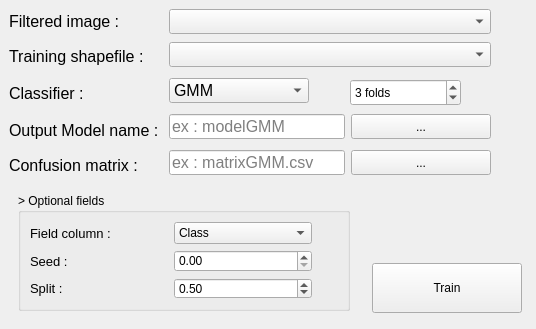
   <widget class="QWidget" name="tab_2">
    <attribute name="title">
     <string>Training (Step 2)</string>
    </attribute>
    <widget class="QLabel" name="label_8">
     <property name="geometry">
      <rect>
       <x>497</x>
       <y>40</y>
       <width>30</width>
       <height>30</height>
      </rect>
     </property>
     <property name="minimumSize">
      <size>
       <width>0</width>
       <height>30</height>
      </size>
     </property>
     <property name="maximumSize">
      <size>
       <width>30</width>
       <height>30</height>
      </size>
     </property>
     <property name="toolTip">
      <string>&lt;html&gt;&lt;head/&gt;&lt;body&gt;&lt;p&gt;You need a SHP file with a column named 'Class'.&lt;/p&gt;&lt;p&gt;In this column you have to make some polygons.&lt;/p&gt;&lt;p&gt;For example 1 is for Forest, 2 for Water.&lt;/p&gt;&lt;p&gt;Leave 0 for the script.&lt;/p&gt;&lt;/body&gt;&lt;/html&gt;</string>
     </property>
     <property name="text">
      <string/>
     </property>
     <property name="pixmap">
      <pixmap resource="resources.qrc">:/plugins/HistoricalMap/img/help/information.png</pixmap>
     </property>
     <property name="scaledContents">
      <bool>true</bool>
     </property>
    </widget>
    <widget class="QLabel" name="tiffImageLabel_10">
     <property name="geometry">
      <rect>
       <x>9</x>
       <y>85</y>
       <width>76</width>
       <height>17</height>
      </rect>
     </property>
     <property name="font">
      <font>
       <family>Arial</family>
       <pointsize>12</pointsize>
      </font>
     </property>
     <property name="text">
      <string>Classifier :</string>
     </property>
    </widget>
    <widget class="QLabel" name="tiffImageLabel_9">
     <property name="geometry">
      <rect>
       <x>9</x>
       <y>122</y>
       <width>154</width>
       <height>17</height>
      </rect>
     </property>
     <property name="font">
      <font>
       <family>Arial</family>
       <pointsize>12</pointsize>
      </font>
     </property>
     <property name="text">
      <string>Output Model name : </string>
     </property>
    </widget>
    <widget class="QComboBox" name="inClassifier">
     <property name="geometry">
      <rect>
       <x>169</x>
       <y>78</y>
       <width>140</width>
       <height>25</height>
      </rect>
     </property>
     <property name="minimumSize">
      <size>
       <width>0</width>
       <height>25</height>
      </size>
     </property>
     <property name="maximumSize">
      <size>
       <width>16777215</width>
       <height>25</height>
      </size>
     </property>
     <property name="font">
      <font>
       <family>Arial</family>
       <pointsize>12</pointsize>
      </font>
     </property>
     <item>
      <property name="text">
       <string>GMM</string>
      </property>
     </item>
     <item>
      <property name="text">
       <string>KNN</string>
      </property>
     </item>
     <item>
      <property name="text">
       <string>RF</string>
      </property>
     </item>
     <item>
      <property name="text">
       <string>SVM</string>
      </property>
     </item>
    </widget>
    <widget class="QLineEdit" name="outModel">
     <property name="geometry">
      <rect>
       <x>169</x>
       <y>114</y>
       <width>176</width>
       <height>25</height>
      </rect>
     </property>
     <property name="minimumSize">
      <size>
       <width>0</width>
       <height>25</height>
      </size>
     </property>
     <property name="maximumSize">
      <size>
       <width>16777215</width>
       <height>25</height>
      </size>
     </property>
     <property name="font">
      <font>
       <family>Arial</family>
       <pointsize>12</pointsize>
      </font>
     </property>
     <property name="text">
      <string/>
     </property>
     <property name="placeholderText">
      <string>ex : modelGMM</string>
     </property>
    </widget>
    <widget class="QPushButton" name="selectModel">
     <property name="geometry">
      <rect>
       <x>351</x>
       <y>114</y>
       <width>140</width>
       <height>25</height>
      </rect>
     </property>
     <property name="minimumSize">
      <size>
       <width>0</width>
       <height>25</height>
      </size>
     </property>
     <property name="maximumSize">
      <size>
       <width>16777215</width>
       <height>25</height>
      </size>
     </property>
     <property name="text">
      <string>...</string>
     </property>
    </widget>
    <widget class="QLabel" name="label_6">
     <property name="geometry">
      <rect>
       <x>497</x>
       <y>112</y>
       <width>30</width>
       <height>30</height>
      </rect>
     </property>
     <property name="minimumSize">
      <size>
       <width>0</width>
       <height>30</height>
      </size>
     </property>
     <property name="maximumSize">
      <size>
       <width>30</width>
       <height>30</height>
      </size>
     </property>
     <property name="toolTip">
      <string>&lt;html&gt;&lt;head/&gt;&lt;body&gt;&lt;p&gt;This will output the training model you will need for the step 3.&lt;/p&gt;&lt;p&gt;No extension.&lt;/p&gt;&lt;/body&gt;&lt;/html&gt;</string>
     </property>
     <property name="text">
      <string/>
     </property>
     <property name="pixmap">
      <pixmap resource="resources.qrc">:/plugins/HistoricalMap/img/help/information.png</pixmap>
     </property>
     <property name="scaledContents">
      <bool>true</bool>
     </property>
    </widget>
    <widget class="QLabel" name="tiffImageLabel_4">
     <property name="geometry">
      <rect>
       <x>9</x>
       <y>13</y>
       <width>112</width>
       <height>17</height>
      </rect>
     </property>
     <property name="font">
      <font>
       <family>Arial</family>
       <pointsize>12</pointsize>
      </font>
     </property>
     <property name="text">
      <string>Filtered image :</string>
     </property>
    </widget>
    <widget class="QgsMapLayerComboBox" name="inFiltered">
     <property name="geometry">
      <rect>
       <x>169</x>
       <y>9</y>
       <width>322</width>
       <height>25</height>
      </rect>
     </property>
     <property name="minimumSize">
      <size>
       <width>0</width>
       <height>25</height>
      </size>
     </property>
     <property name="maximumSize">
      <size>
       <width>16777215</width>
       <height>25</height>
      </size>
     </property>
     <property name="font">
      <font>
       <family>Arial</family>
       <pointsize>12</pointsize>
      </font>
     </property>
     <property name="filters">
      <set>QgsMapLayerProxyModel::PluginLayer|QgsMapLayerProxyModel::RasterLayer</set>
     </property>
    </widget>
    <widget class="QLabel" name="label_5">
     <property name="geometry">
      <rect>
       <x>315</x>
       <y>76</y>
       <width>30</width>
       <height>30</height>
      </rect>
     </property>
     <property name="minimumSize">
      <size>
       <width>0</width>
       <height>30</height>
      </size>
     </property>
     <property name="maximumSize">
      <size>
       <width>30</width>
       <height>30</height>
      </size>
     </property>
     <property name="toolTip">
      <string>GMM : Gaussian Mixture Model
KNN : K-Nearest Neighbors
RF : Random Forest
SVM : Support Vector Machine</string>
     </property>
     <property name="text">
      <string/>
     </property>
     <property name="pixmap">
      <pixmap resource="resources.qrc">:/plugins/HistoricalMap/img/help/information.png</pixmap>
     </property>
     <property name="scaledContents">
      <bool>true</bool>
     </property>
    </widget>
    <widget class="QLabel" name="tiffImageLabel_5">
     <property name="geometry">
      <rect>
       <x>9</x>
       <y>48</y>
       <width>136</width>
       <height>17</height>
      </rect>
     </property>
     <property name="font">
      <font>
       <family>Arial</family>
       <pointsize>12</pointsize>
      </font>
     </property>
     <property name="text">
      <string>Training shapefile :</string>
     </property>
    </widget>
    <widget class="QLabel" name="tiffImageLabel_17">
     <property name="geometry">
      <rect>
       <x>9</x>
       <y>157</y>
       <width>130</width>
       <height>17</height>
      </rect>
     </property>
     <property name="font">
      <font>
       <family>Arial</family>
       <pointsize>12</pointsize>
      </font>
     </property>
     <property name="text">
      <string>Confusion matrix :</string>
     </property>
    </widget>
    <widget class="QLineEdit" name="outMatrix">
     <property name="geometry">
      <rect>
       <x>169</x>
       <y>150</y>
       <width>176</width>
       <height>25</height>
      </rect>
     </property>
     <property name="minimumSize">
      <size>
       <width>0</width>
       <height>25</height>
      </size>
     </property>
     <property name="maximumSize">
      <size>
       <width>16777215</width>
       <height>25</height>
      </size>
     </property>
     <property name="font">
      <font>
       <family>Arial</family>
       <pointsize>12</pointsize>
      </font>
     </property>
     <property name="placeholderText">
      <string>ex : matrixGMM.csv</string>
     </property>
    </widget>
    <widget class="QLabel" name="label_7">
     <property name="geometry">
      <rect>
       <x>497</x>
       <y>148</y>
       <width>30</width>
       <height>30</height>
      </rect>
     </property>
     <property name="minimumSize">
      <size>
       <width>0</width>
       <height>30</height>
      </size>
     </property>
     <property name="maximumSize">
      <size>
       <width>30</width>
       <height>30</height>
      </size>
     </property>
     <property name="toolTip">
      <string>It will output a confusion matrix in a CSV format.</string>
     </property>
     <property name="text">
      <string/>
     </property>
     <property name="pixmap">
      <pixmap resource="resources.qrc">:/plugins/HistoricalMap/img/help/information.png</pixmap>
     </property>
     <property name="scaledContents">
      <bool>true</bool>
     </property>
    </widget>
    <widget class="QPushButton" name="selectMatrix">
     <property name="geometry">
      <rect>
       <x>351</x>
       <y>150</y>
       <width>140</width>
       <height>25</height>
      </rect>
     </property>
     <property name="minimumSize">
      <size>
       <width>0</width>
       <height>25</height>
      </size>
     </property>
     <property name="maximumSize">
      <size>
       <width>16777215</width>
       <height>25</height>
      </size>
     </property>
     <property name="text">
      <string>...</string>
     </property>
    </widget>
    <widget class="QgsMapLayerComboBox" name="inTraining">
     <property name="geometry">
      <rect>
       <x>169</x>
       <y>42</y>
       <width>322</width>
       <height>25</height>
      </rect>
     </property>
     <property name="minimumSize">
      <size>
       <width>0</width>
       <height>25</height>
      </size>
     </property>
     <property name="maximumSize">
      <size>
       <width>16777215</width>
       <height>25</height>
      </size>
     </property>
     <property name="font">
      <font>
       <family>Arial</family>
       <pointsize>12</pointsize>
      </font>
     </property>
     <property name="filters">
      <set>QgsMapLayerProxyModel::HasGeometry|QgsMapLayerProxyModel::LineLayer|QgsMapLayerProxyModel::NoGeometry|QgsMapLayerProxyModel::PluginLayer|QgsMapLayerProxyModel::PointLayer|QgsMapLayerProxyModel::PolygonLayer|QgsMapLayerProxyModel::VectorLayer</set>
     </property>
    </widget>
    <widget class="QWidget" name="widget_2" native="true">
     <property name="geometry">
      <rect>
       <x>9</x>
       <y>184</y>
       <width>341</width>
       <height>136</height>
      </rect>
     </property>
     <widget class="QGroupBox" name="groupBox">
      <property name="geometry">
       <rect>
        <x>9</x>
        <y>9</y>
        <width>332</width>
        <height>118</height>
       </rect>
      </property>
      <property name="title">
       <string>&gt; Optional fields</string>
      </property>
      <layout class="QGridLayout" name="gridLayout_23">
       <item row="1" column="2">
        <widget class="QLabel" name="label_10">
         <property name="minimumSize">
          <size>
           <width>20</width>
           <height>20</height>
          </size>
         </property>
         <property name="maximumSize">
          <size>
           <width>20</width>
           <height>20</height>
          </size>
         </property>
         <property name="toolTip">
          <string>Default is 0. You can set the seed (or leave it to 0) to compare and have the same result.</string>
         </property>
         <property name="text">
          <string/>
         </property>
         <property name="pixmap">
          <pixmap resource="resources.qrc">:/plugins/HistoricalMap/img/help/information.png</pixmap>
         </property>
         <property name="scaledContents">
          <bool>true</bool>
         </property>
        </widget>
       </item>
       <item row="1" column="1">
        <widget class="QDoubleSpinBox" name="inSeed">
         <property name="font">
          <font>
           <family>Arial</family>
           <pointsize>9</pointsize>
          </font>
         </property>
         <property name="decimals">
          <number>2</number>
         </property>
         <property name="maximum">
          <double>1.000000000000000</double>
         </property>
         <property name="singleStep">
          <double>0.010000000000000</double>
         </property>
         <property name="value">
          <double>0.000000000000000</double>
         </property>
        </widget>
       </item>
       <item row="0" column="1">
        <widget class="QComboBox" name="inField">
         <property name="font">
          <font>
           <family>Arial</family>
           <pointsize>9</pointsize>
          </font>
         </property>
         <item>
          <property name="text">
           <string>Class</string>
          </property>
         </item>
        </widget>
       </item>
       <item row="2" column="1">
        <widget class="QDoubleSpinBox" name="inSplit">
         <property name="font">
          <font>
           <family>Arial</family>
           <pointsize>9</pointsize>
          </font>
         </property>
         <property name="maximum">
          <double>1.000000000000000</double>
         </property>
         <property name="singleStep">
          <double>0.010000000000000</double>
         </property>
         <property name="value">
          <double>0.500000000000000</double>
         </property>
        </widget>
       </item>
       <item row="1" column="0">
        <widget class="QLabel" name="tiffImageLabel_6">
         <property name="font">
          <font>
           <family>Arial</family>
           <pointsize>10</pointsize>
          </font>
         </property>
         <property name="text">
          <string>Seed : </string>
         </property>
        </widget>
       </item>
       <item row="2" column="2">
        <widget class="QLabel" name="label_11">
         <property name="minimumSize">
          <size>
           <width>20</width>
           <height>20</height>
          </size>
         </property>
         <property name="maximumSize">
          <size>
           <width>20</width>
           <height>20</height>
          </size>
         </property>
         <property name="toolTip">
          <string>Number (percent) of parcel that will be use for training.
For example 0,5 means that we use 50% of your parcel for making the model.</string>
         </property>
         <property name="text">
          <string/>
         </property>
         <property name="pixmap">
          <pixmap resource="resources.qrc">:/plugins/HistoricalMap/img/help/information.png</pixmap>
         </property>
         <property name="scaledContents">
          <bool>true</bool>
         </property>
        </widget>
       </item>
       <item row="2" column="0">
        <widget class="QLabel" name="tiffImageLabel_8">
         <property name="font">
          <font>
           <family>Arial</family>
           <pointsize>10</pointsize>
          </font>
         </property>
         <property name="text">
          <string>Split : </string>
         </property>
        </widget>
       </item>
       <item row="0" column="0">
        <widget class="QLabel" name="tiffImageLabel_7">
         <property name="font">
          <font>
           <family>Arial</family>
           <pointsize>10</pointsize>
          </font>
         </property>
         <property name="text">
          <string>Field column : </string>
         </property>
        </widget>
       </item>
       <item row="0" column="2">
        <widget class="QLabel" name="label_9">
         <property name="minimumSize">
          <size>
           <width>20</width>
           <height>20</height>
          </size>
         </property>
         <property name="maximumSize">
          <size>
           <width>20</width>
           <height>20</height>
          </size>
         </property>
         <property name="toolTip">
          <string>&lt;html&gt;&lt;head/&gt;&lt;body&gt;&lt;p&gt;By default you must have a column nammed 'Class' where you put the id of your segmentation (1 for Forest, 2 for Water... You must leave 0 for the script). You can choose here your column.&lt;/p&gt;&lt;/body&gt;&lt;/html&gt;</string>
         </property>
         <property name="text">
          <string/>
         </property>
         <property name="pixmap">
          <pixmap resource="resources.qrc">:/plugins/HistoricalMap/img/help/information.png</pixmap>
         </property>
         <property name="scaledContents">
          <bool>true</bool>
         </property>
        </widget>
       </item>
      </layout>
     </widget>
    </widget>
    <widget class="QPushButton" name="btnTrain">
     <property name="geometry">
      <rect>
       <x>372</x>
       <y>263</y>
       <width>150</width>
       <height>50</height>
      </rect>
     </property>
     <property name="sizePolicy">
      <sizepolicy hsizetype="Fixed" vsizetype="Fixed">
       <horstretch>0</horstretch>
       <verstretch>0</verstretch>
      </sizepolicy>
     </property>
     <property name="minimumSize">
      <size>
       <width>150</width>
       <height>50</height>
      </size>
     </property>
     <property name="maximumSize">
      <size>
       <width>120</width>
       <height>50</height>
      </size>
     </property>
     <property name="baseSize">
      <size>
       <width>0</width>
       <height>0</height>
      </size>
     </property>
     <property name="autoFillBackground">
      <bool>false</bool>
     </property>
     <property name="text">
      <string>Train</string>
     </property>
     <property name="autoDefault">
      <bool>true</bool>
     </property>
     <property name="default">
      <bool>false</bool>
     </property>
     <property name="flat">
      <bool>false</bool>
     </property>
    </widget>
    <widget class="QSpinBox" name="nFolds">
     <property name="geometry">
      <rect>
       <x>350</x>
       <y>79</y>
       <width>111</width>
       <height>27</height>
      </rect>
     </property>
     <property name="suffix">
      <string> folds</string>
     </property>
     <property name="value">
      <number>3</number>
     </property>
    </widget>
   </widget>
